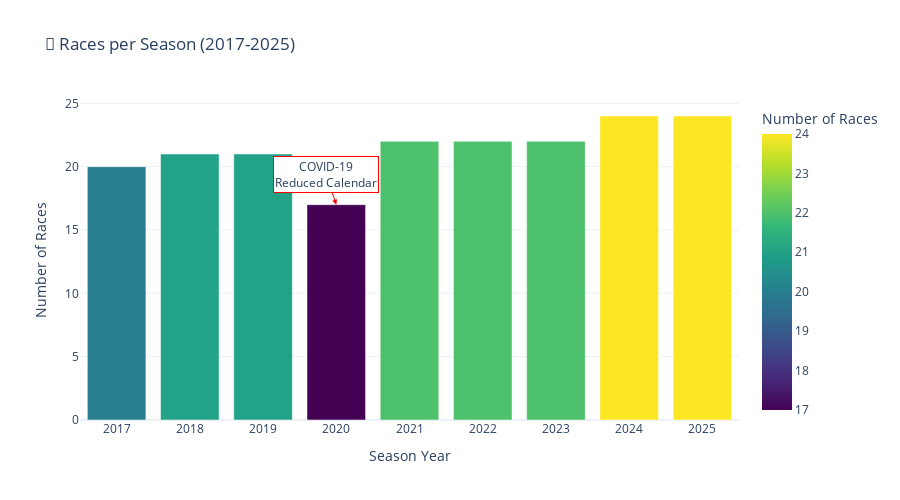

The cell this chart's notebook holds for it:
### Code cell
# Races per year analysis
races_per_year = races.groupby('year').size().reset_index(name='race_count')

# Create interactive visualization
fig = px.bar(races_per_year, 
             x='year', 
             y='race_count',
             title='📅 Races per Season (2017-2025)',
             labels={'year': 'Year', 'race_count': 'Number of Races'},
             color='race_count',
             color_continuous_scale='viridis')

# Add COVID annotation
fig.add_annotation(
    x=2020, y=races_per_year[races_per_year['year']==2020]['race_count'].iloc[0],
    text="COVID-19<br>Reduced Calendar",
    showarrow=True,
    arrowhead=2,
    arrowcolor="red",
    bgcolor="white",
    bordercolor="red"
)

fig.update_layout(
    showlegend=False,
    height=500,
    xaxis_title="Season Year",
    yaxis_title="Number of Races"
)

fig.show()

# Print detailed breakdown
print("📊 Detailed Breakdown:")
for _, row in races_per_year.iterrows():
    year = int(row['year'])
    count = int(row['race_count'])
    covid_note = " (COVID-19 reduced calendar)" if year == 2020 else ""
    print(f"  {year}: {count} races{covid_note}")

### Figure 1 — Plotly figure (JSON) as saved in the notebook; plotly's stock layout.template omitted (floating-point values rounded to 4 significant figures)
{"data": [{"hovertemplate": "Year=%{x}<br>Number of Races=%{marker.color}<extra></extra>", "legendgroup": "", "marker": {"color": [20, 21, 21, 17, 22, 22, 22, 24, 24], "coloraxis": "coloraxis", "pattern": {"shape": ""}}, "name": "", "orientation": "v", "showlegend": false, "textposition": "auto", "type": "bar", "x": [2017, 2018, 2019, 2020, 2021, 2022, 2023, 2024, 2025], "xaxis": "x", "y": [20, 21, 21, 17, 22, 22, 22, 24, 24], "yaxis": "y"}], "layout": {"annotations": [{"arrowcolor": "red", "arrowhead": 2, "bgcolor": "white", "bordercolor": "red", "showarrow": true, "text": "COVID-19<br>Reduced Calendar", "x": 2020, "y": 17}], "barmode": "relative", "coloraxis": {"colorbar": {"title": {"text": "Number of Races"}}, "colorscale": [[0, "#440154"], [0.1111, "#482878"], [0.2222, "#3e4989"], [0.3333, "#31688e"], [0.4444, "#26828e"], [0.5556, "#1f9e89"], [0.6667, "#35b779"], [0.7778, "#6ece58"], [0.8889, "#b5de2b"], [1, "#fde725"]]}, "height": 500, "legend": {"tracegroupgap": 0}, "showlegend": false, "title": {"text": "📅 Races per Season (2017-2025)"}, "xaxis": {"anchor": "y", "domain": [0, 1], "title": {"text": "Season Year"}}, "yaxis": {"anchor": "x", "domain": [0, 1], "title": {"text": "Number of Races"}}}}
